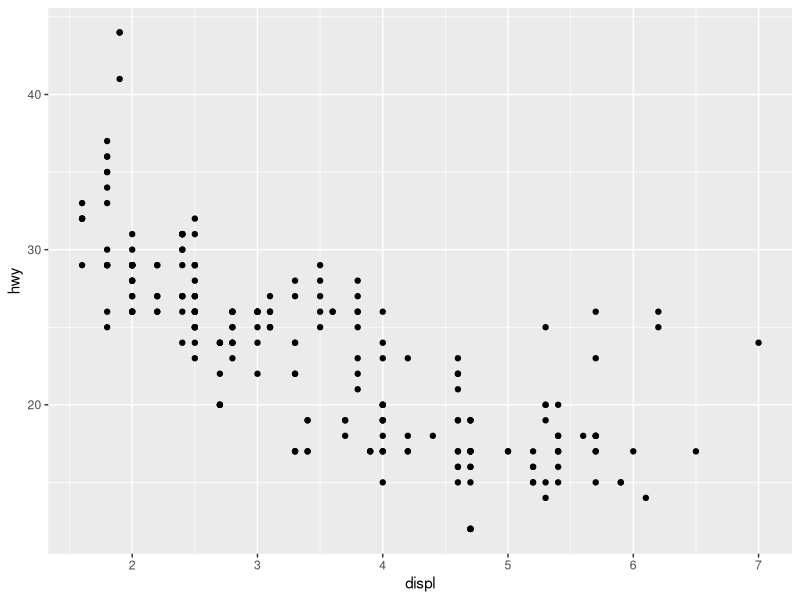
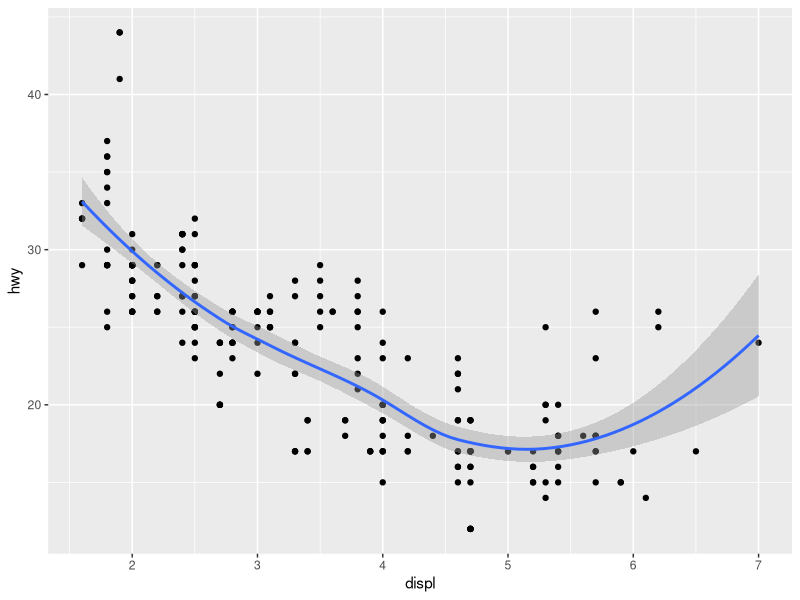
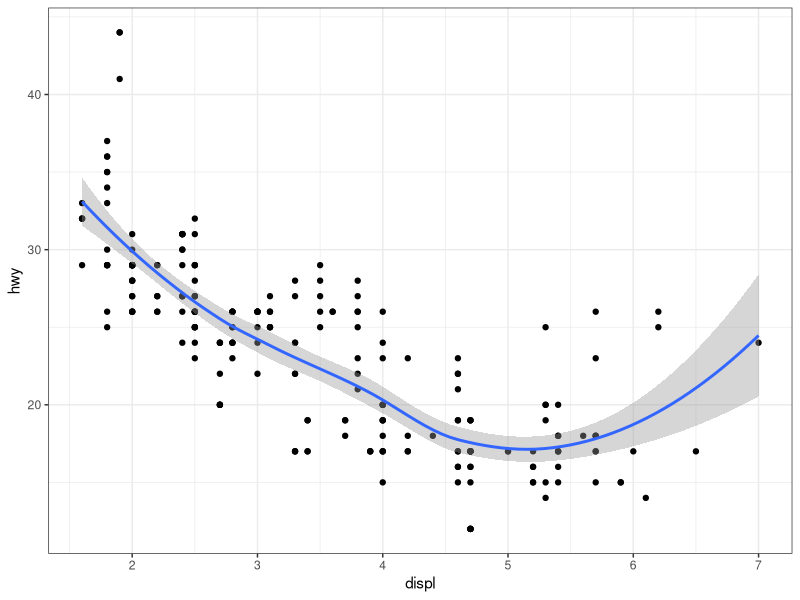
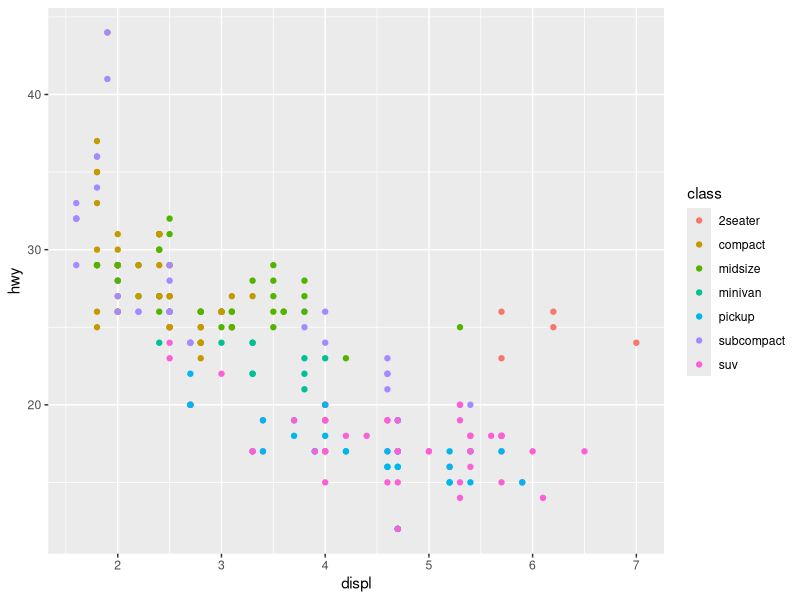
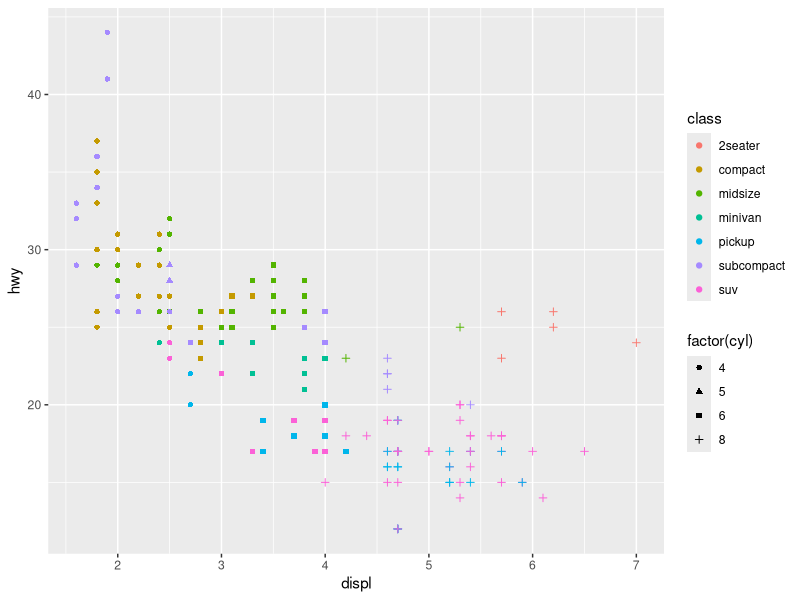
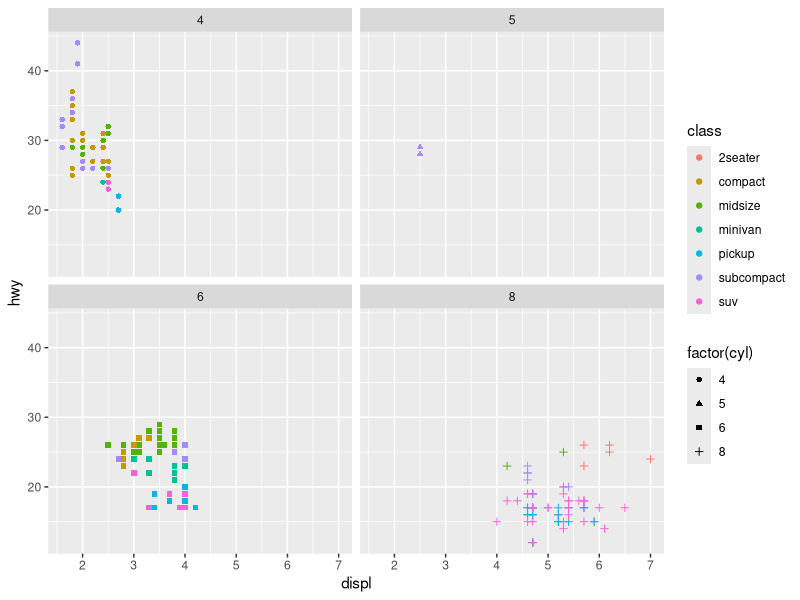

Source code (R) for these figures, in order:
library(ggplot2)
View(mpg)
#ggplot(data= 'data.frame name') 
# + aes(x= 'data column for x', y='data column for y')
# + Geom_point (for typoe of the plot)
ggplot(data=mpg) + aes(x= displ, y= hwy) + geom_point()
ggplot(data=mpg) + aes(x= displ, y= hwy) + geom_point() +geom_smooth()
ggplot(data=mpg) + aes(x= displ, y= hwy) + geom_point() + geom_smooth() + theme_bw()
#theme_bw gives a nice minimalistic grid background. 
ggplot(data=mpg) + aes(x= displ, y= hwy, color= class) + geom_point()
#aes(x, y, color= <category #3>)
ggplot(data=mpg) + aes(x= displ, y= hwy, color=class, shape=factor(cyl)) + geom_point()
#shape= factor(cyl) makes a 4th category in our plot, but instead of numerical, it's categorical
ggplot(data=mpg) + aes(x= displ, y= hwy, color=class, shape=factor(cyl)) + geom_point()+ facet_wrap(~cyl)
#facet_wrap separates the plots according the "cyl"

#GEOMS
  #geom_bar -> bar plots
  #geom_histogram -> histograms (only need x)
  #geom_boxplot -> x & y values
  #geom_FUNCTIONS
